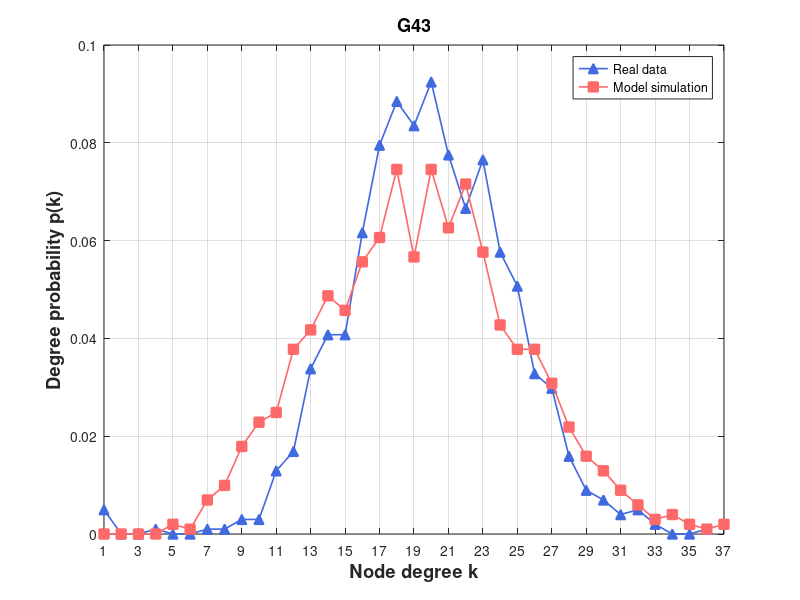

Source code (MATLAB):
% Create some data
% 定义度数直方图

degree_hist1 = [0, 5, 0, 0, 1, 0, 0, 1, 1, 3, 3, 13, 17, 34, 41, 41, 62, 80, 89, 84, 93, 78, 67, 77, 58, 51, 33, 30, 16, 9, 7, 4, 5, 2, 0, 0, 1];
degree_hist2 = [0, 0, 0, 0, 0, 2, 1, 7, 10, 18, 23, 25, 38, 42, 49, 46, 56, 61, 75, 57, 75, 63, 72, 58, 43, 38, 38, 31, 22, 16, 13, 9, 6, 3, 4, 2, 1, 2];

% 将度数直方图转换为浮点型数组

degree_hist1 = double(degree_hist1);
degree_hist2 = double(degree_hist2);

degree1 = degree_hist1(2:end);
degree2 = degree_hist2(2:end);
% 计算度数概率
degree_prob1 = degree1 / sum(degree1);
degree_prob2 = degree2 / sum(degree2);

figure

set(gca, 'FontSize', 12);

  
plot(1:length(degree_prob1), degree_prob1, '^-','Color',[65/256,105/256,225/256],'LineWidth',1.2,'Markersize',7,'MarkerFaceColor',[65/256,105/256,225/256])

hold on
%plot(eb, predictionData,'ro-','LineWidth',1.2,'Markersize',7,'MarkerFaceColor','r')
%plot(eb, predictionData, 's-','Color',[171/256,130/256,255/256],'LineWidth',1.2,'Markersize',7,'MarkerFaceColor',[171/256,130/256,255/256]) 
%plot(eb, epsilon7, 's-','Color',[0/256,206/256,209/256],'LineWidth',1.2,'Markersize',7,'MarkerFaceColor',[0/256,206/256,209/256])

%plot(eb, size700, 's-','Color',[171/256,130/256,255/256],'LineWidth',1.2,'Markersize',7,'MarkerFaceColor',[171/256,130/256,255/256]) %Purple
plot(1:length(degree_prob2), degree_prob2, 's-','Color',[255/256,106/256,106/256],'LineWidth',1.2,'Markersize',7,'MarkerFaceColor',[255/256,106/256,106/256])



% Turn on the grid
grid on

% Add title and axis labels
%title('Performance of Baseband QPSK')
xlabel('Node degree k','FontSize',13.2,'FontWeight','bold')
ylabel('Degree probability p(k)','FontSize',13.2,'FontWeight','bold')
legend('Real data', 'Model simulation')
% title('Wikibooks (Initial)', 'FontSize', 13.2, 'FontWeight', 'bold')
title('G43', 'FontSize', 13.2, 'FontWeight', 'bold')
% axis([0.03 1.02 0 0.35])
%set(gca,'xtick',[xmin:step:xmax])
% set(gca,'xtick',[1:1000:11000])
set(gca,'xtick', 1:2:max(length(degree_prob1),length(degree_prob2)))
% set(gca,'xticklabels',{'0','0.16','0.32','0.48','0.64','0.80'});
%set(gca,'ytick',[0:0.05:0.35])
xlim([1 max(length(degree_prob1),length(degree_prob2))])
%set(gca,'xscale','log')